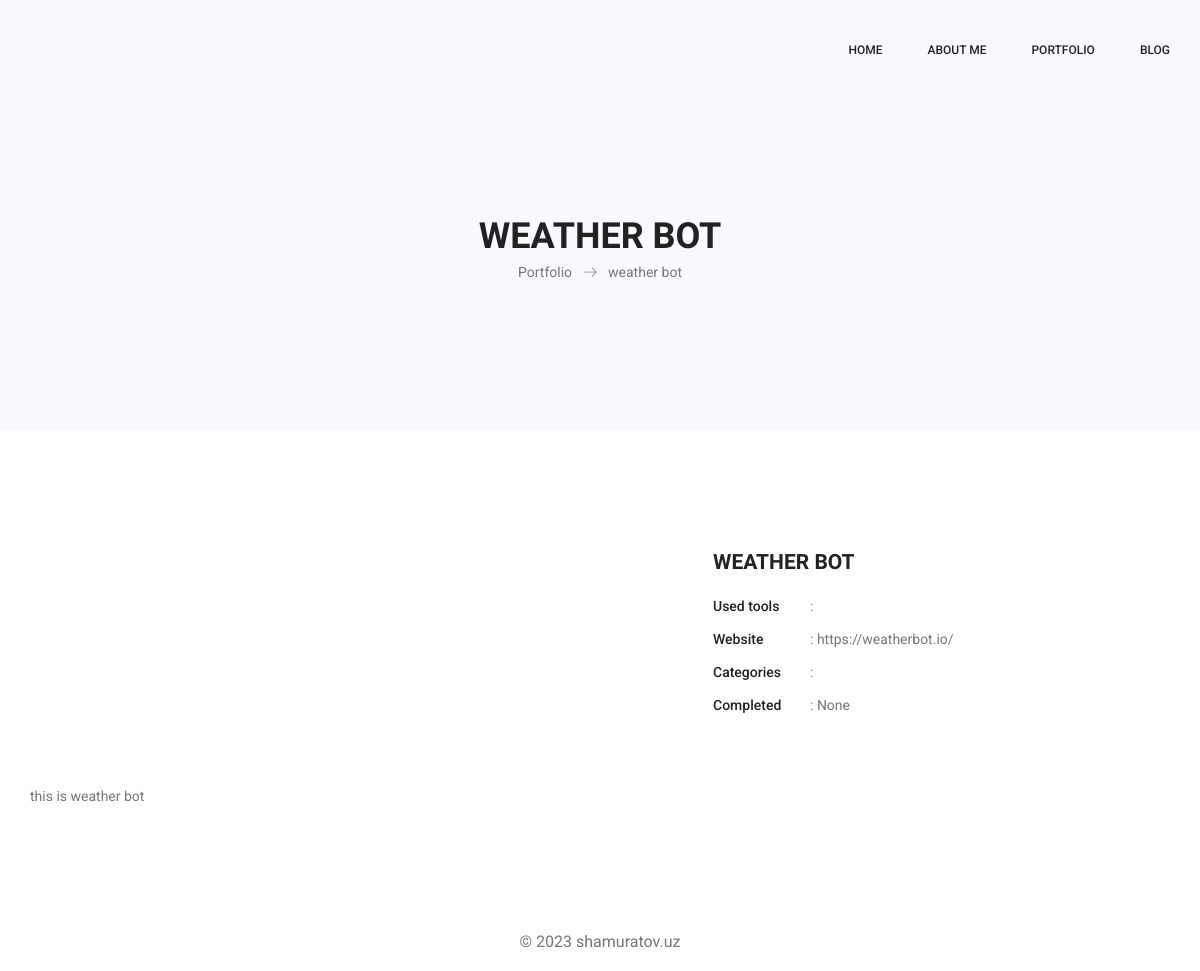
Page /portfolio-detail/3/ on the committed database.
### app/models.py (models this page shows, shortened)
class Project(models.Model):
 name = models.CharField(max_length=50)
 category_id = models.ForeignKey(Category, on_delete=models.PROTECT)
 poster = models.ImageField()
 link = models.URLField()
 description = models.TextField()
 completed_at = models.DateField(null=True)

### app/views.py (the view)
# urls.py: path('portfolio-detail/<int:pk>/', portfolio_detail, name="portfolio_detail"),
def portfolio_detail(request, pk):
    project = get_object_or_404(Project, id=pk)
    return render(request, "portfolio-details.html", {
       'project': project
       })

### templates/portfolio-details.html (shortened to what this page needs)
{% extends "base.html" %}
{% load static %}
{% load bootstrap5 %}
{% block content %}
        <section class="banner_area">
            <div class="banner_inner d-flex align-items-center">
				<div class="container">
					<div class="banner_content text-center">
						<h2>{{ project.name }}</h2>
						<div class="page_link">
							<a href="/portfolio">Portfolio</a>
							<a href="/portfolio-detail">{{ project.name }}</a>
						</div>
					</div>
				</div>
            </div>
        </section>
        <section class="portfolio_details_area p_120">
        	<div class="container">
        		<div class="portfolio_details_inner">
					<div class="row">
						<div class="col-md-6">
							<div class="left_img">
							</div>
						</div>
						<div class="col-md-6">
							<div class="portfolio_right_text">
								<h4>{{ project.name }}</h4>
								<ul class="list">
									<li><span>Used tools</span>: {% for tool in project.category_id.all %}{{ tool.name }},  {% endfor %}</li>
									<li><span>Website</span>:  {{ project.link }}</li>
									<li><span>Categories</span>:  {{ project.category.name }} </li>
                                    <li><span>Completed</span>:  {{ project.completed_at }}</li>
								</ul>
							</div>
						</div>
					</div>
       				<p>{{ project.description|safe }}</p>
        		</div>
        	</div>
        </section>
{% endblock %}

### rows in the picture
Project: name "WEATHER BOT", name "weather bot", link "https://weatherbot.io/", completed_at "None", description "this is weather bot"
